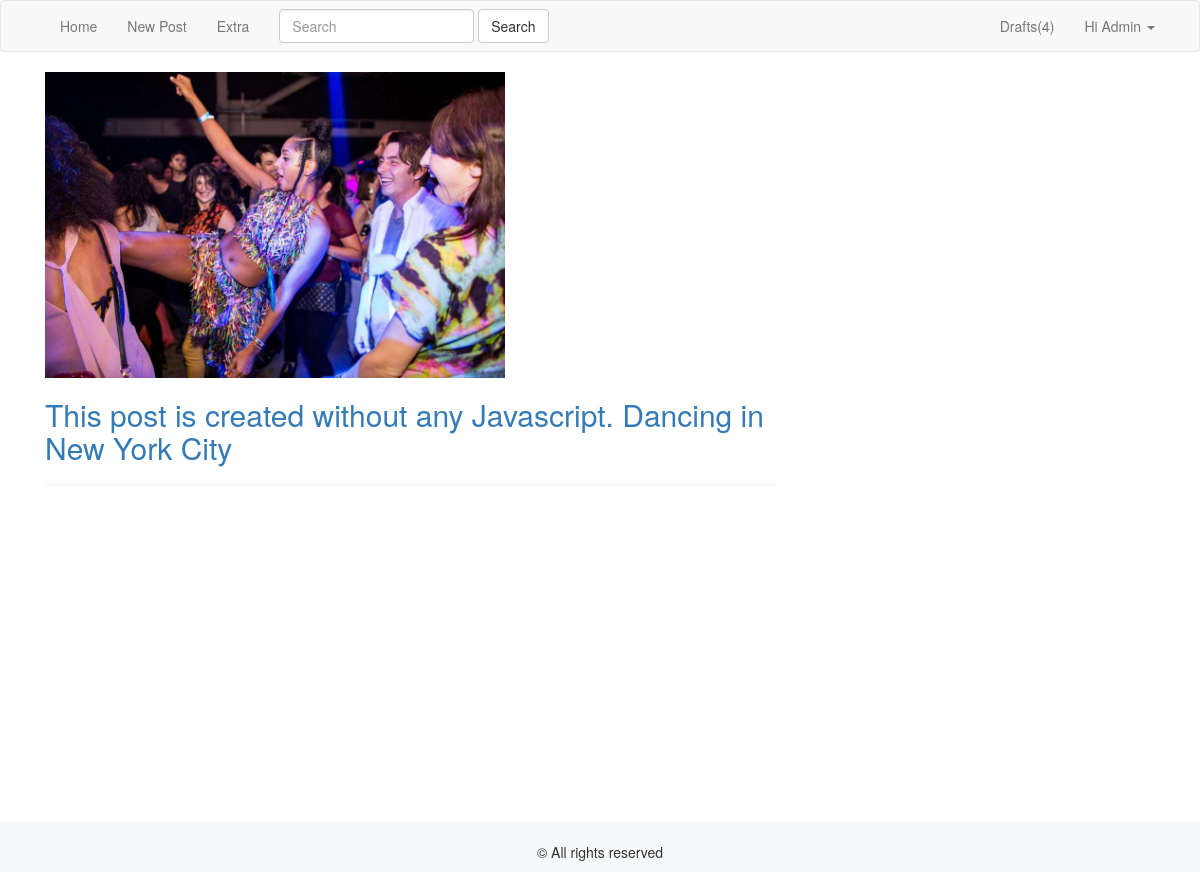
The page /posts/ (signed in) on the database its author committed.
### posts/models.py (models this page shows, shortened)
class Post(models.Model):
    user = models.ForeignKey(User, related_name='posts')
    created_at = models.DateTimeField(auto_now_add=True)
    title = models.CharField(max_length=250, unique=True)
    slug = models.SlugField(allow_unicode=True, unique=True, max_length=500)
    message = models.TextField(blank=True, null=True)
    message_html = models.TextField(editable=False, blank=True, null=True)
    post_image = models.ImageField(blank=True, null=True)
    is_draft = models.BooleanField(default=True)
    class Meta:
        ordering = ['-created_at']

### posts/views.py (the view)
class Postlist(ListView):
    model = Post
    def get_queryset(self):
        completed_posts = Post.objects.filter(is_draft=False)
        queryset = completed_posts.order_by('-created_at')
        return queryset
    def get_context_data(self, **kwargs):
        context = super(Postlist, self).get_context_data(**kwargs)
        user = self.request.user
        if user.is_authenticated:
            context['is_draft'] = user.posts.filter(is_draft=True).count()
        return context

### django_multiple_image_form/context_processors.py (called while the page is built)
def sections_processor(request):
    user = request.user
    if user.is_authenticated:
        drafts = user.posts.filter(is_draft=True).count()
    else:
        drafts = ''
    return {'drafts': drafts}

### posts/templates/posts/post_list.html
{% extends 'base.html' %}
{% block body %}
<div class="col-md-8">
    <div class="infinite-container">
        {% for post in post_list %}
        <div class="infinite-item">
            <a href="{% url 'posts:single' username=post.user.username slug=post.slug %}">
                <img class="img-responsive" src="{{post.post_image.url}}" alt="Image for {{post.title}}" width="460" height="345">
            </a>
            <div>
                <a href="{% url 'posts:single' username=post.user.username slug=post.slug %}">
                    <h2>{{ post.title }}</h2>
                </a>
            </div>
            <hr/>
        </div>
        {% empty %}
            <div class="container-fluid">
                <br/>
                <br/>
                <h3>No results found with the search query "{{ request.GET.q }}"</h3>
            </div>
        {% endfor %}
    </div>
</div>
{% endblock %}}

### templates/base.html (shortened to what this page needs)
<!DOCTYPE html>
<html lang="en">
<head>
    {% load staticfiles %}
    <link rel="stylesheet" href="https://maxcdn.bootstrapcdn.com/bootstrap/3.3.7/css/bootstrap.min.css">
    <link rel="stylesheet" type="text/css" href="{% static 'style.css' %}">
</head>
<body>
    <nav class="navbar navbar-default">
        <div class="container">
            <div class="collapse navbar-collapse" id="myNavbar">
                      <ul class="nav navbar-nav">
                          <li><a href="{% url 'posts:all' %}">Home</a></li>
                          <li><a href="{% url 'posts:new' %}">New Post</a></li>
                          <li><a href="">Extra</a></li>
                    </ul>
                      <form class="navbar-form navbar-left" action="{% url 'posts:all' %}">
                          <div class="form-group">
                              <input type="text" class="form-control" placeholder="Search" name="q">
                          </div>
                          <button type="submit" class="btn btn-default">Search</button>
                      </form>
            {% if request.user.is_anonymous  %}
                        <ul class="nav navbar-nav navbar-right">
                          <li><a href="{% url 'login' %}">Login</a></li>
                      </ul>
            {% else %}
                        <ul class="nav navbar-nav navbar-right">
                            <li>
                                <a href="{% url 'posts:drafts' %}">Drafts({{ is_draft }})</a>
                            </li>
                            <li class="dropdown">
                            <a class="dropdown-toggle" data-toggle="dropdown" href="#">Hi {{user.username|title}}
                            <span class="caret"></span></a>
                            </li>
                      </ul>
            {% endif %}
                </div>
              </div>
            </nav>
<div id="wrap">
    <div id="main" class="container clear-top">
        <div>
            {% block body %}
            {% endblock %}
        </div>
    </div>
</div>
  <footer class="footer">
      <p class="text-center">&copy; All rights reserved </p>
  </footer>
</body>
</html>

### static/style.css (style rules this page uses)
html, body { height: 100%; }
#wrap { min-height: 100%; }
#main { overflow:auto; padding-bottom:150px; }
.footer { position: relative; margin-top: -50px; height: 50px; clear:both; padding-top:20px; background-color: #f8f9fa; }

### rows shown on the page
Post: post_image (picture), title "This post is created without any Javascript. Dancing in New York City"

### other values the page prints
{{ is_draft }} "4"
{{ user.username|title }} "Admin"
